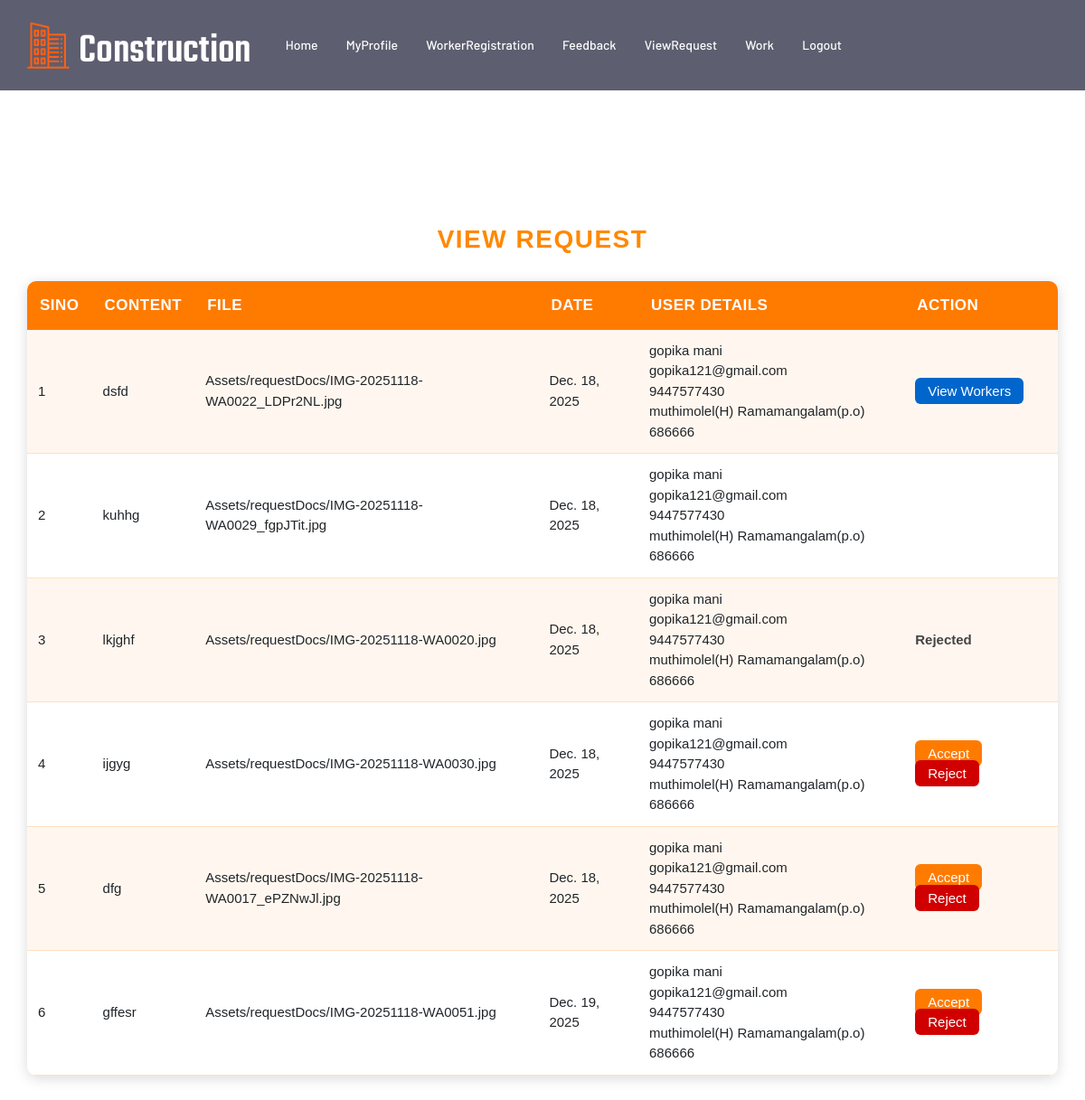
/Builder/ViewRequest/ (signed in), run on an earlier commit of the app's database.
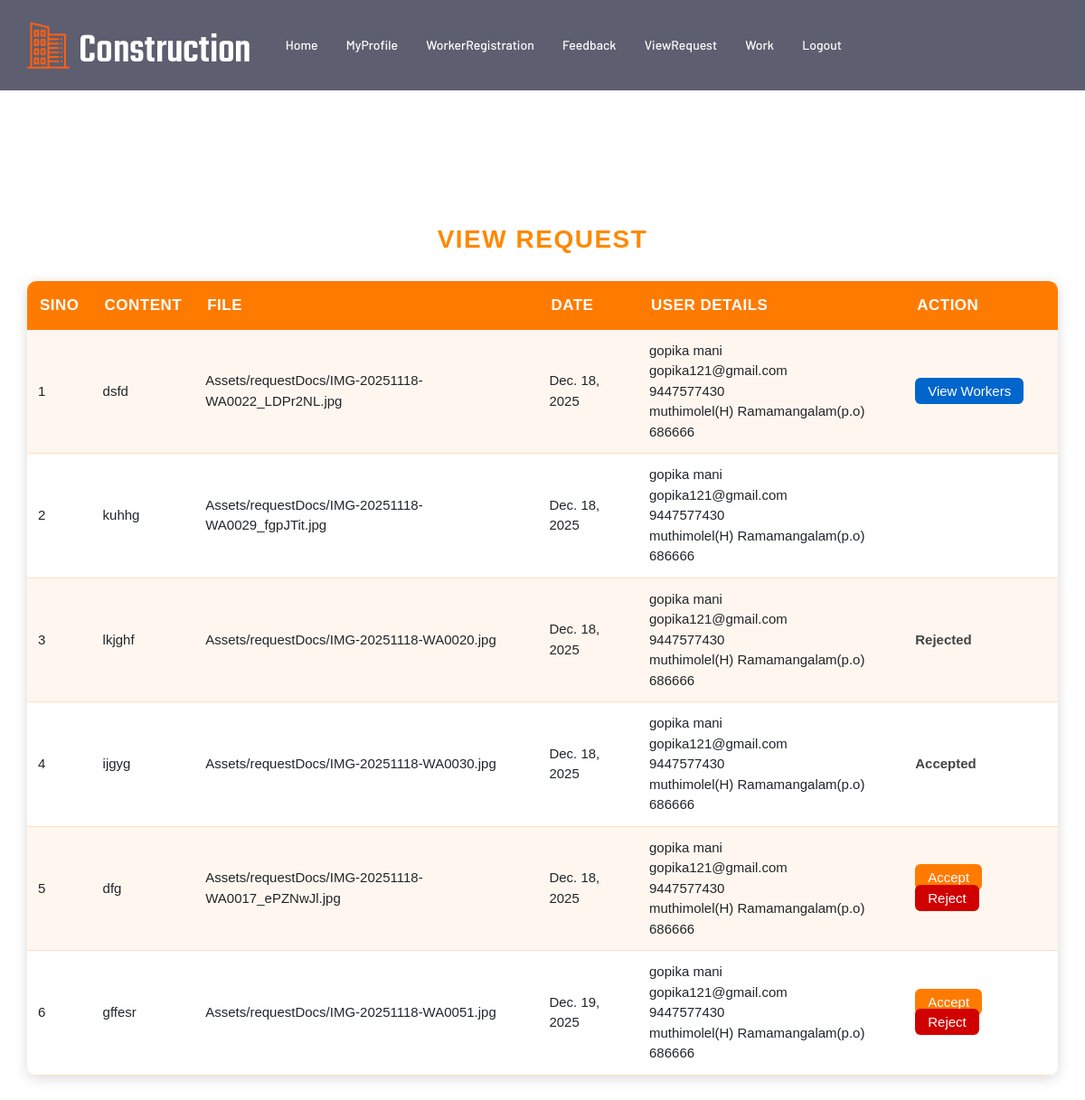
And on a later commit of the database.
### User/models.py (models this page shows)
class tbl_request(models.Model):
       request_content=models.CharField(max_length=50)
       request_file=models.FileField(upload_to="Assets/requestDocs/")
       request_date=models.DateField(auto_now_add=True)
       request_status=models.IntegerField(default=0)
       request_amount=models.CharField(max_length=50,null=True)
       user=models.ForeignKey(tbl_user,on_delete=models.CASCADE)
       builder=models.ForeignKey(tbl_builders,on_delete=models.CASCADE)

### Guest/models.py (models this page shows)
class tbl_user(models.Model):
    user_name=models.CharField(max_length=50)
    user_email=models.CharField(max_length=50)
    user_contact=models.CharField(max_length=50)
    user_address=models.CharField(max_length=50)
    user_password=models.CharField(max_length=50)
    user_photo=models.FileField(upload_to="Assets/UserDocs/")
    place=models.ForeignKey(tbl_place,on_delete=models.CASCADE)

### Builder/views.py (the view)
# urls.py: path('ViewRequest/',views.ViewRequest,name="ViewRequest"),
def ViewRequest(request):
    viewreqdata=tbl_request.objects.filter(user_id=request.session['uid'])
    return render(request,'Builder/ViewRequest.html',{"viewreqdata":viewreqdata})

### Builder/Templates/Builder/ViewRequest.html (shortened to what this page needs)
{% extends 'Builder/Header.html' %}
{% block content %}
<br><br><br><br><br><br>
<head>
</head>
<div class="vr-container">
    <div class="vr-heading">View Request</div>
    <table class="vr-table">
        <tr>
            <th>SINO</th>
            <th>Content</th>
            <th>File</th>
            <th>Date</th>
            <th>User Details</th>
            <th>Action</th>
        </tr>
        {% for i in viewreqdata %}
        <tr>
            <td>{{forloop.counter}}</td>
            <td>{{i.request_content}}</td>
            <td>{{i.request_file}}</td>
            <td>{{i.request_date}}</td>
            <td>
                {{i.user.user_name}} <br>
                {{i.user.user_email}} <br>
                {{i.user.user_contact}} <br>
                {{i.user.user_address}}
            </td>
            <td>
                {% if i.request_status == 0 %}
                    <a class="vr-btn vr-accept" href="{% url 'Builder:Amount' i.id %}">Accept</a>
                    <a class="vr-btn vr-reject" href="{% url 'Builder:Reject' i.id %}">Reject</a>
                {% elif i.request_status == 1 %}
                    <span class="vr-status">Accepted</span>
                {% elif i.request_status == 3 %}
                    <a class="vr-btn vr-view" href="{% url 'Builder:ViewWorkers' i.id %}">View Workers</a>
                {% elif i.request_status == 2 %}
                    <span class="vr-status">Rejected</span>
                {% endif %}
            </td>
        </tr>
        {% endfor %}
    </table>
</div>
{% endblock %}

What changed in the data, as far as the page shows it:
changed tbl_request "ijgyg": request_status "Accept Reject" → "Accepted"
